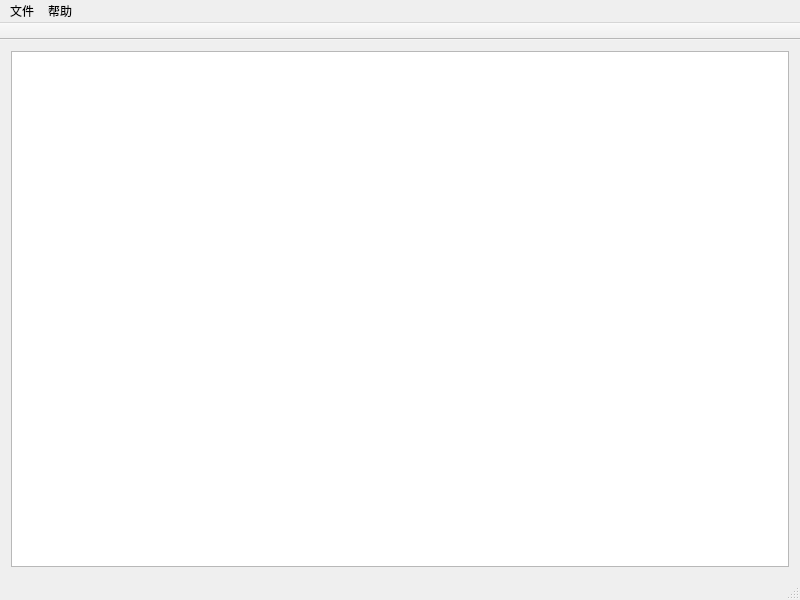
<?xml version="1.0" encoding="UTF-8"?>
<ui version="4.0">
 <class>MainWindow</class>
 <widget class="QMainWindow" name="MainWindow">
  <property name="geometry">
   <rect>
    <x>0</x>
    <y>0</y>
    <width>800</width>
    <height>600</height>
   </rect>
  </property>
  <property name="acceptDrops">
   <bool>true</bool>
  </property>
  <property name="windowTitle">
   <string>海天鹰字体管理器</string>
  </property>
  <property name="windowIcon">
   <iconset resource="res.qrc">
    <normaloff>:/icon.png</normaloff>:/icon.png</iconset>
  </property>
  <widget class="QWidget" name="centralWidget">
   <layout class="QVBoxLayout" name="verticalLayout">
    <item>
     <widget class="QListWidget" name="listWidget">
      <property name="iconSize">
       <size>
        <width>70</width>
        <height>70</height>
       </size>
      </property>
      <property name="resizeMode">
       <enum>QListView::Adjust</enum>
      </property>
      <property name="viewMode">
       <enum>QListView::IconMode</enum>
      </property>
     </widget>
    </item>
   </layout>
  </widget>
  <widget class="QMenuBar" name="menuBar">
   <property name="geometry">
    <rect>
     <x>0</x>
     <y>0</y>
     <width>800</width>
     <height>24</height>
    </rect>
   </property>
   <widget class="QMenu" name="menu">
    <property name="title">
     <string>文件</string>
    </property>
    <addaction name="action_open"/>
    <addaction name="action_set"/>
    <addaction name="action_quit"/>
   </widget>
   <widget class="QMenu" name="menu_2">
    <property name="title">
     <string>帮助</string>
    </property>
    <addaction name="action_about"/>
   </widget>
   <addaction name="menu"/>
   <addaction name="menu_2"/>
  </widget>
  <widget class="QToolBar" name="mainToolBar">
   <property name="movable">
    <bool>false</bool>
   </property>
   <attribute name="toolBarArea">
    <enum>TopToolBarArea</enum>
   </attribute>
   <attribute name="toolBarBreak">
    <bool>false</bool>
   </attribute>
  </widget>
  <widget class="QStatusBar" name="statusBar"/>
  <action name="action_open">
   <property name="text">
    <string>打开</string>
   </property>
   <property name="shortcut">
    <string>Ctrl+O</string>
   </property>
  </action>
  <action name="action_set">
   <property name="text">
    <string>设置</string>
   </property>
  </action>
  <action name="action_quit">
   <property name="text">
    <string>退出</string>
   </property>
   <property name="shortcut">
    <string>Ctrl+Q</string>
   </property>
  </action>
  <action name="action_about">
   <property name="text">
    <string>关于</string>
   </property>
   <property name="shortcut">
    <string>F1</string>
   </property>
  </action>
 </widget>
 <layoutdefault spacing="6" margin="11"/>
 <resources>
  <include location="res.qrc"/>
 </resources>
 <connections/>
</ui>
